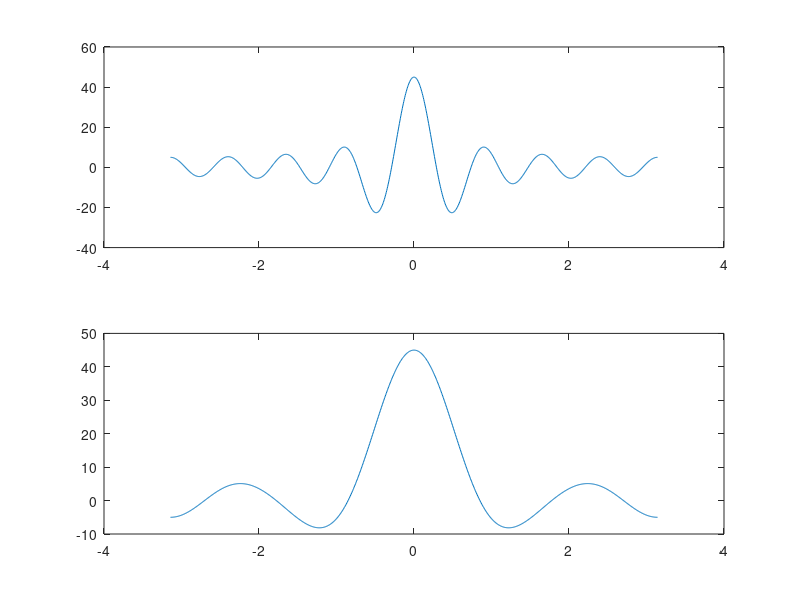

The MATLAB script that drew this image:
clc
clear all;
close all;
N = 9
n= 0:1:N-1
Xn = [1:9];
Wn = -pi:pi/500:pi
Ew= exp(-1j*Wn'*n);
Xw= Ew*Xn';
Ew1= exp(1j*Wn'*5);
Xw1= Ew1.*Xw
subplot(2,1,1)
plot(Wn,Xw)
subplot(2,1,2)
plot(Wn,Xw1)